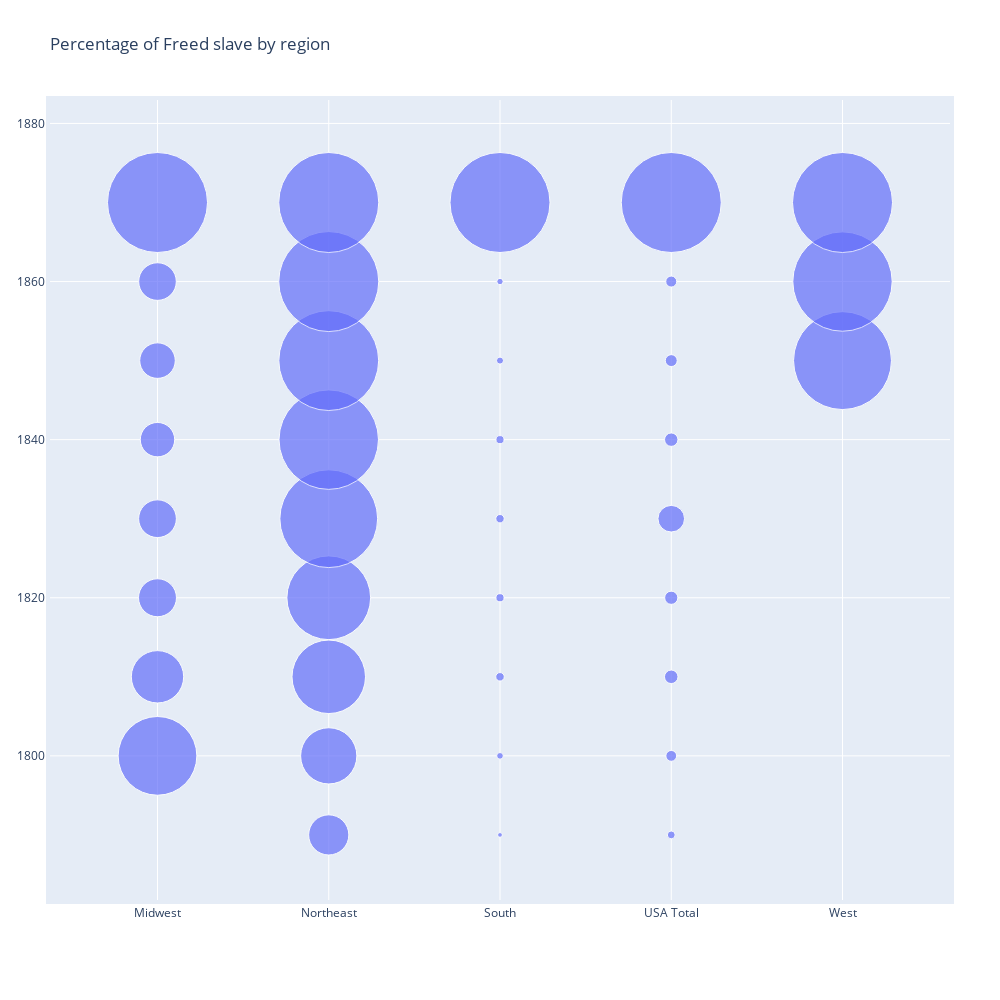

Write notebook code for a chart like this one.
### Code cell
fig = go.Figure(data=[go.Scatter(
    x=df_grouped.region, y=df_grouped.year,
    mode='markers',
    marker_size=df_grouped.black_free_perc)
])
fig.update_layout(
    width=1000,
    height=1000,
    margin=dict(
        l=50,
        r=50,
        b=100,
        t=100,
        pad=4
    ),
    title = "Percentage of Freed slave by region"
)

fig.show()

### Figure 1 — Plotly figure (JSON) as saved in the notebook; plotly's stock layout.template omitted (floating-point values rounded to 4 significant figures)
{"data": [{"marker": {"size": [78.74, 52.35, 37.96, 37.71, 34.41, 35.53, 37.61, 100, 40.15, 56.22, 73.51, 83.74, 97.78, 99.46, 99.84, 99.99, 100, 4.71, 6.67, 8.49, 8.16, 8.4, 8.1, 7.03, 6.31, 100, 7.86, 10.82, 13.53, 13.19, 26.61, 13.44, 11.94, 10.99, 100, 97.9, 99.35, 100]}, "mode": "markers", "type": "scatter", "x": ["Midwest", "Midwest", "Midwest", "Midwest", "Midwest", "Midwest", "Midwest", "Midwest", "Northeast", "Northeast", "Northeast", "Northeast", "Northeast", "Northeast", "Northeast", "Northeast", "Northeast", "South", "South", "South", "South", "South", "South", "South", "South", "South", "USA Total", "USA Total", "USA Total", "USA Total", "USA Total", "USA Total", "USA Total", "USA Total", "USA Total", "West", "West", "West"], "y": [1800, 1810, 1820, 1830, 1840, 1850, 1860, 1870, 1790, 1800, 1810, 1820, 1830, 1840, 1850, 1860, 1870, 1790, 1800, 1810, 1820, 1830, 1840, 1850, 1860, 1870, 1790, 1800, 1810, 1820, 1830, 1840, 1850, 1860, 1870, 1850, 1860, 1870]}], "layout": {"height": 1000, "margin": {"b": 100, "l": 50, "pad": 4, "r": 50, "t": 100}, "title": {"text": "Percentage of Freed slave by region"}, "width": 1000}}
